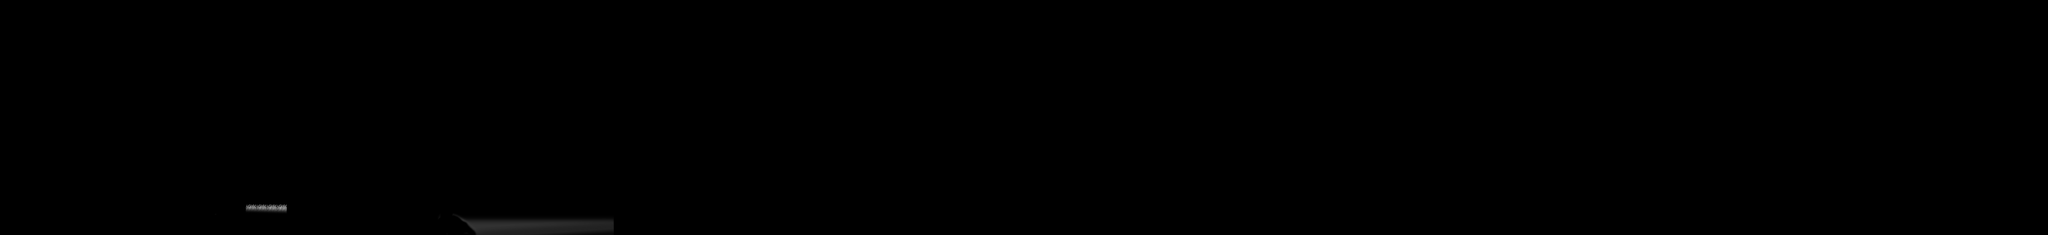

This is a level from a 2D game, rendered from its Tiled map with the project's own tilesets. A one-line summary and the map file follow, with tile-layer data summarised:
An orthogonal 200x23 tile map with 32x32 px tiles, 1 tile layer (layer), 1 image layer and 3 objects (    floor, water, floor).

<map version="1.10" tiledversion="1.10.2" orientation="orthogonal" renderorder="right-down" width="200" height="23" tilewidth="32" tileheight="32" infinite="0" nextlayerid="4" nextobjectid="11">
 <tileset firstgid="1" source="test.tsx" />
 <layer id="1" name="layer" width="200" height="23">
  <data>[4600 cells, 25 non-empty, 3 distinct tile ids]</data>
 </layer>
 <imagelayer id="3" name="bg" offsetx="-2.66667" offsety="438.667">
  <image source="bg.png" width="1920" height="320" />
 </imagelayer>
 <objectgroup id="2" name="floor">
  <object id="6" name="floor" type="    floor" x="674" y="656.666">
   <polygon points="-0.25,-4 24.6667,2.41667 225.333,7.33333 230,6.58333 229.167,-93.25 517.417,-93.6667 722,-3.33333 806.667,69.3333 892,104 -4.25,97.4167" />
  </object>
  <object id="7" name="water" type="water" x="1473" y="688.667">
   <polygon points="-150.167,-67.9167 724.333,-67.5 725,66.3333 91.0833,69.8333 7.58523,37.08 -77.7651,-35.5985" />
  </object>
  <object id="10" name="floor" type="floor" x="7.66667" y="518">
   <polygon points="-3,-5 196.25,-1.75 214,157.25 549,86.25 601.25,86.5 599,220 -3.25,221.75" />
  </object>
 </objectgroup>
</map>
